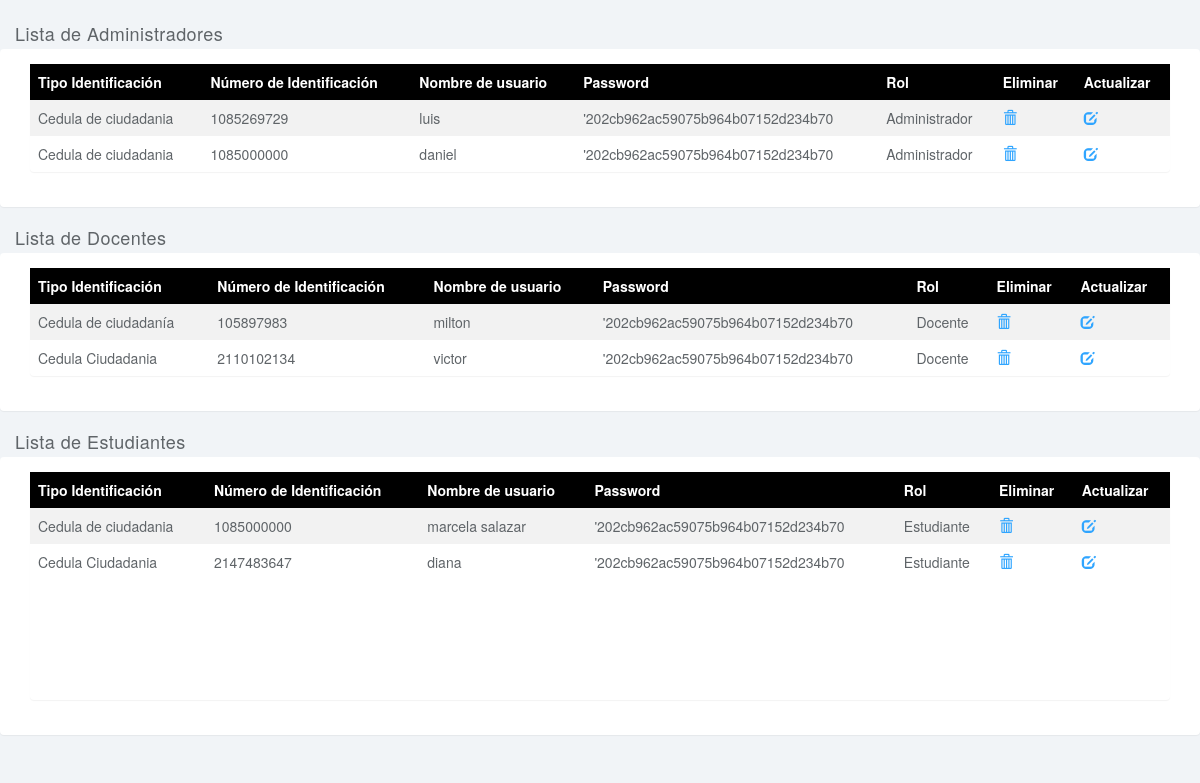
Page /admin/listarusuario.php on the earlier database version.
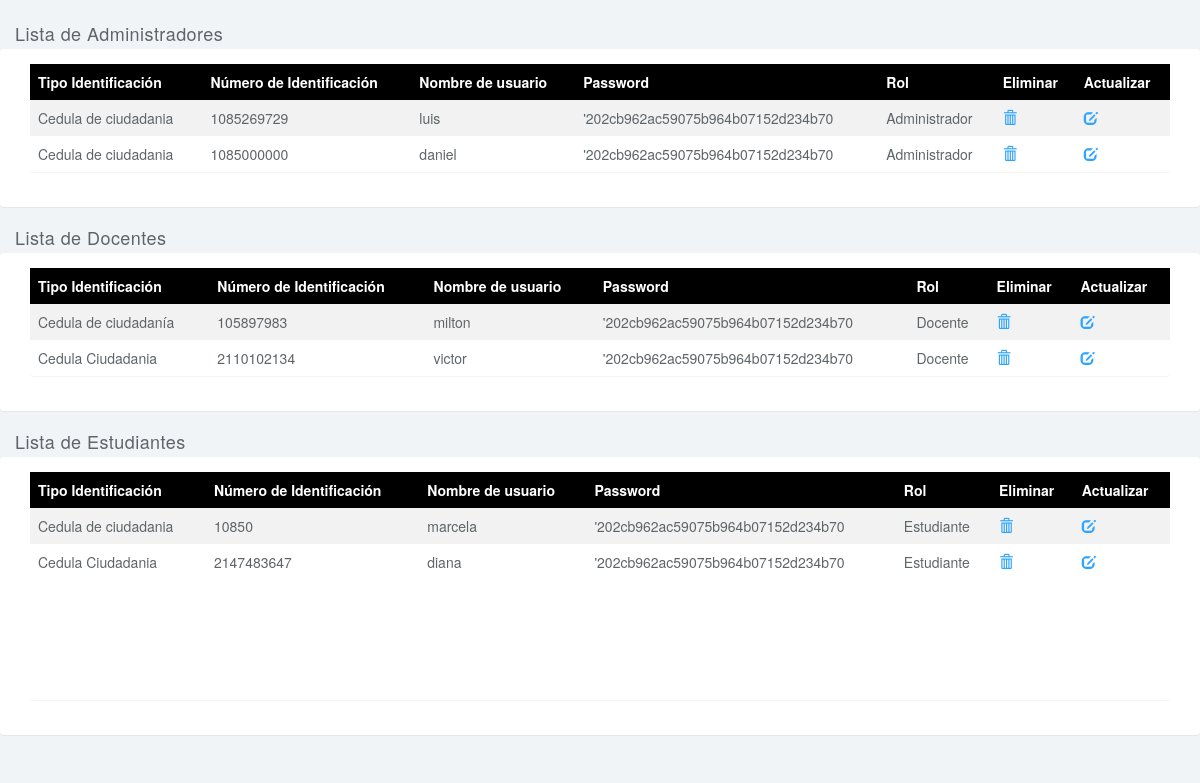
Same page on the later database version.
### tables this page shows
CREATE TABLE IF NOT EXISTS `usuarios` (
  `id_usuario` int(11) NOT NULL AUTO_INCREMENT,
  `tipo_identificacion` varchar(45) DEFAULT NULL,
  `numero_identificacion` int(11) DEFAULT NULL,
  `nombre_usuario` varchar(45) DEFAULT NULL,
  `password` varchar(45) NOT NULL,
  `id_rol` int(11) NOT NULL,
  PRIMARY KEY (`id_usuario`),
  KEY `fk_usuarios_roles_idx` (`id_rol`)
);

CREATE TABLE IF NOT EXISTS `roles` (
  `id_rol` int(11) NOT NULL AUTO_INCREMENT,
  `rol` varchar(45) DEFAULT NULL,
  `descripcion_roles` varchar(45) DEFAULT NULL,
  PRIMARY KEY (`id_rol`)
);

### admin/listarusuario.php (the view, shortened to what this page needs)
<!DOCTYPE html>
<html>
<head>
<link href="css/bootstrap.min.css" rel="stylesheet">
<link href="css/styles.css" rel="stylesheet">
</head>
<body>
<div class="row">
	<div class="col-lg-12">
		<div class="panel-heading">
		Lista de Administradores
		</div>
		<div class="login-panel panel panel-default">
			<div class="panel-body">
				<div style="overflow-x:auto;">
					<div class="col-lg-12">
						<div class="panel panel-default">
							<table>
						        <tr>
									<th data-field="tipo_identificacion" data-sortable="true" >Tipo Identificación</th>
									<th data-field="numero_identificacion" data-sortable="true">Número de Identificación</th>
									<th data-field="nombre_usuario"  data-sortable="true">Nombre de usuario</th>
									<th data-field="password" data-sortable="true">Password</th>
									<th data-field="rol" data-sortable="true">Rol</th>
									<th>Eliminar</th>
									<th>Actualizar</th>
								</tr>
								<?php
								include ("../conex/conexion.php");
								$registros=mysqli_query($conexion, "SELECT usuarios.*, roles.rol FROM usuarios INNER JOIN roles ON usuarios.id_rol = roles.id_rol where usuarios.id_rol = 1")or die ("Problemas en la consulta");
								while ($reg=mysqli_fetch_array($registros)){
								echo "<tr><td>".$reg['tipo_identificacion']."</td><td>".$reg['numero_identificacion']."</td><td>".$reg['nombre_usuario']."</td><td>'".md5($reg['password'])."</td><td>".$reg['rol']."</td><td><a href=./eliminarusuario.php?id=".$reg['id_usuario']."><span class='glyphicon glyphicon-trash'></span></a></td><td><a href=./frmactualizar.php?id=".$reg['id_usuario']."><span class='glyphicon glyphicon-edit'></span></a></td></tr>";
								}
								?>
						    </table>
						</div>
					</div>
				</div>
			</div>
		</div>
	</div>
</div>
<div class="row">
	<div class="col-lg-12">
		<div class="panel-heading">
		Lista de Docentes
		</div>
		<div class="login-panel panel panel-default">
			<div class="panel-body">
				<div style="overflow-x:auto;">
					<div class="col-lg-12">
						<div class="panel panel-default">
							<table>
						        <tr>
									<th data-field="tipo_identificacion" data-sortable="true" >Tipo Identificación</th>
									<th data-field="numero_identificacion" data-sortable="true">Número de Identificación</th>
									<th data-field="nombre_usuario"  data-sortable="true">Nombre de usuario</th>
									<th data-field="password" data-sortable="true">Password</th>
									<th data-field="rol" data-sortable="true">Rol</th>
									<th>Eliminar</th>
									<th>Actualizar</th>
								</tr>
								<?php
								include ("../conex/conexion.php");
								$registros=mysqli_query($conexion, "SELECT usuarios.*, roles.rol FROM usuarios INNER JOIN roles ON usuarios.id_rol = roles.id_rol where usuarios.id_rol = 2")or die ("Problemas en la consulta");
								while ($reg=mysqli_fetch_array($registros)){
								echo "<tr><td>".$reg['tipo_identificacion']."</td><td>".$reg['numero_identificacion']."</td><td>".$reg['nombre_usuario']."</td><td>'".md5($reg['password'])."</td><td>".$reg['rol']."</td><td><a href=./eliminarusuario.php?id=".$reg['id_usuario']."><span class='glyphicon glyphicon-trash'></span></a></td><td><a href=./frmactualizar.php?id=".$reg['id_usuario']."><span class='glyphicon glyphicon-edit'></span></a></td></tr>";
								}
								?>
						    </table>
						</div>
					</div>
				</div>
			</div>
		</div>
	</div>
</div>
<div class="row">
	<div class="col-lg-12">
		<div class="panel-heading">
		Lista de Estudiantes
		</div>
		<div class="login-panel panel panel-default">
			<div class="panel-body">
				<div style="overflow-x:auto;">
					<div class="col-lg-12">
						<div class="panel panel-default">
							<table>
						        <tr>
									<th data-field="tipo_identificacion" data-sortable="true" >Tipo Identificación</th>
									<th data-field="numero_identificacion" data-sortable="true">Número de Identificación</th>
									<th data-field="nombre_usuario"  data-sortable="true">Nombre de usuario</th>
									<th data-field="password" data-sortable="true">Password</th>
									<th data-field="rol" data-sortable="true">Rol</th>
									<th>Eliminar</th>
									<th>Actualizar</th>
								</tr>
								<?php
								include ("../conex/conexion.php");
								$registros=mysqli_query($conexion, "SELECT usuarios.*, roles.rol FROM usuarios INNER JOIN roles ON usuarios.id_rol = roles.id_rol where usuarios.id_rol = 3")or die ("Problemas en la consulta");
								while ($reg=mysqli_fetch_array($registros)){
								echo "<tr><td>".$reg['tipo_identificacion']."</td><td>".$reg['numero_identificacion']."</td><td>".$reg['nombre_usuario']."</td><td>'".md5($reg['password'])."</td><td>".$reg['rol']."</td><td><a href=./eliminarusuario.php?id=".$reg['id_usuario']."><span class='glyphicon glyphicon-trash'></span></a></td><td><a href=./frmactualizar.php?id=".$reg['id_usuario']."><span class='glyphicon glyphicon-edit'></span></a></td></tr>";
								}
								?>
						    </table>
							<br><br><br><br><br><br>
						</div>
					</div>
				</div>
			</div>
		</div>
	</div>
</div>
</body>
</html>

### admin/css/styles.css (style rules this page uses)
body { background: #f1f4f7; padding-top: 23px; color: #5f6468; }
a, a:hover, a:focus { color: #30a5ff; }
.panel { border: 0; }
.panel-heading { font-size: 18px; font-weight: 300; letter-spacing: 0.025em; height: 26px; line-height: 0px; }

### admin/listarusuario.php (style rules this page uses)
table { border-collapse: collapse; width: 100%; }
th { background-color: #000000; color: white; }
th, td { text-align: left; padding: 8px; }
tr:nth-child(even) { background-color: #f2f2f2 }

Differences in the rows shown:
changed usuarios: numero_identificacion "1085000000" → "10850"; nombre_usuario "marcela salazar" → "marcela"
